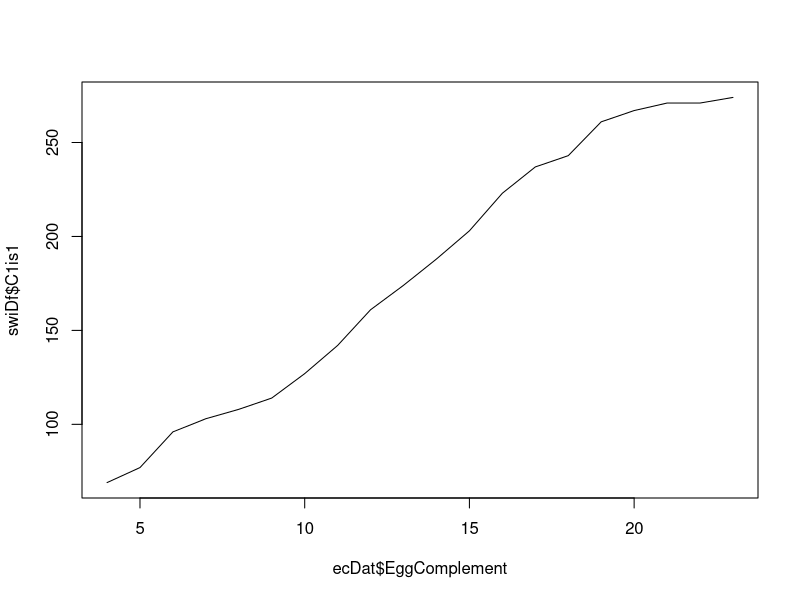
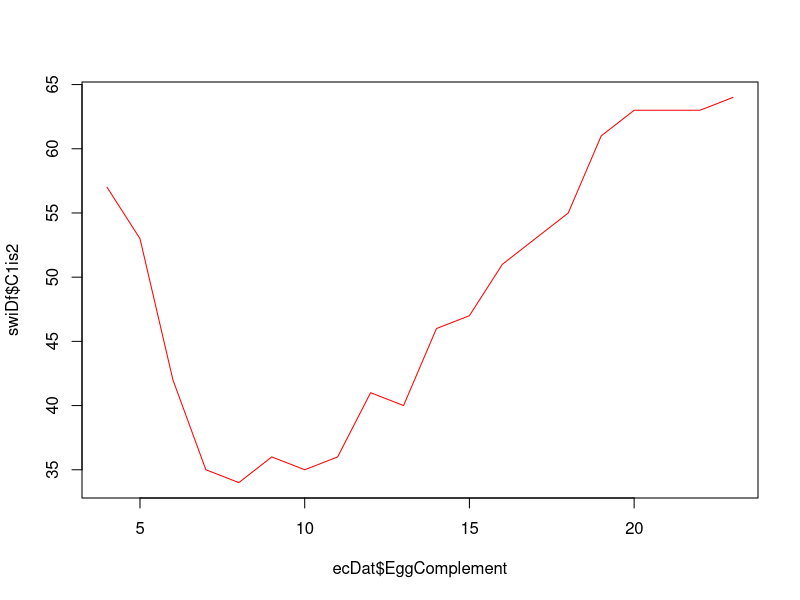
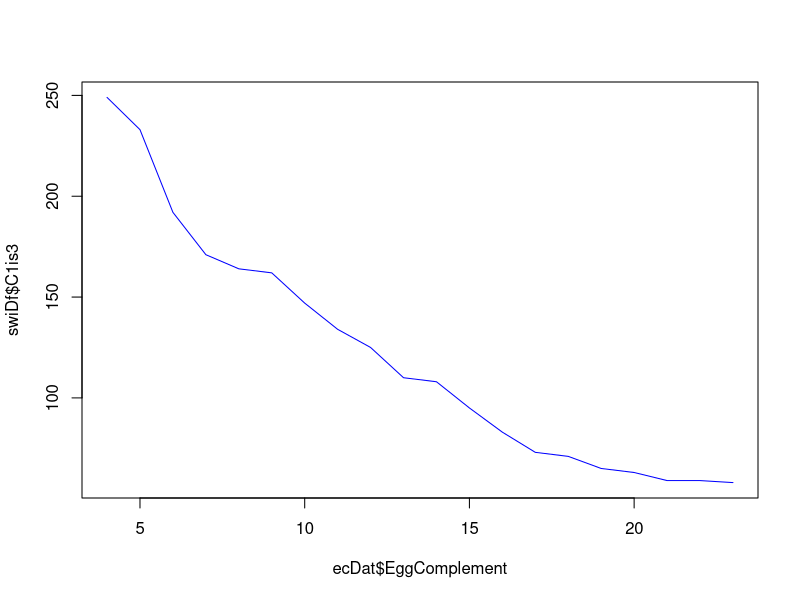
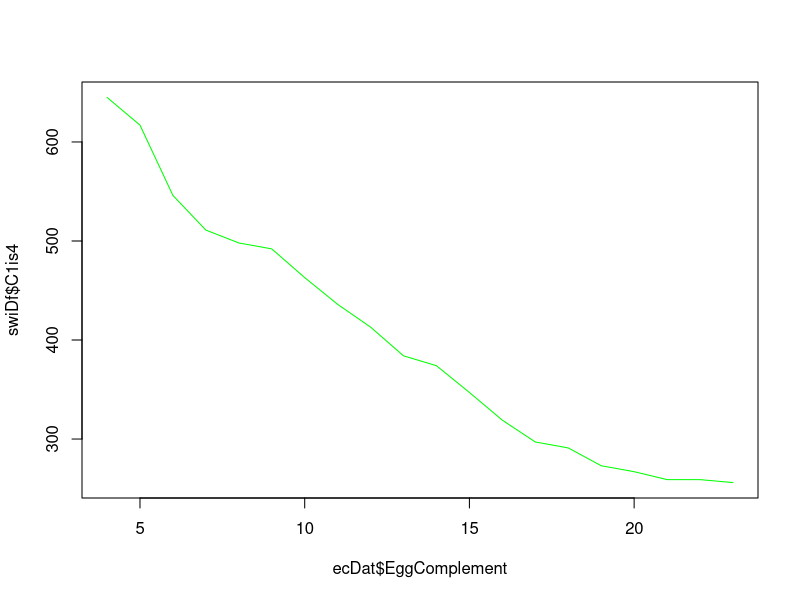
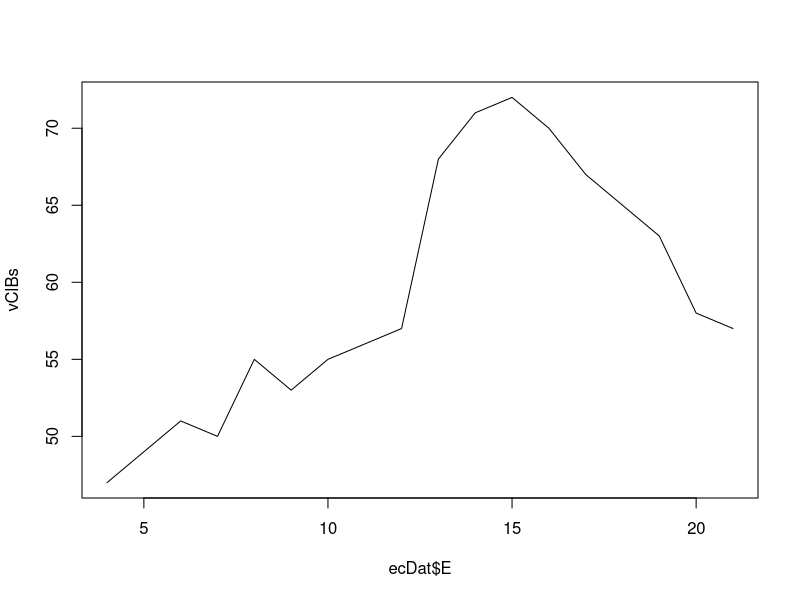

The R script that drew these images, in order:
## ---- chunk 1
knitr::opts_chunk$set(echo = TRUE)
library(tidyverse)
## ---- chunk 2
ecDat<-read.csv("table_6_1.csv")

head(ecDat)

## ---- chunk 3

wtSSQ<-function(cf){
 
  sum2<-0
  
  for(i in 1:nrow(ecDat)){
  
    sum1<-0
      
    for(j in 1:4){
        eq<-((j-cf)^2)*(ecDat[i,j+1])
        sum1<-sum1+eq
    }
  
    sum2<-sum2+sum1
  }
  return(sum2)
}

ssq1=wtSSQ(1)
ssq2=wtSSQ(2)
ssq3=wtSSQ(3)
ssq4=wtSSQ(4)

ssqDF<-data.frame(cf=c(1,2,3,4),
                  ssq=c(ssq1,ssq2,ssq3,ssq4)) %>%
  mutate(compare=ssq/sum(ecDat[,2:ncol(ecDat)]))

ssqDF

## ---- chunk 4

c1<-1:4

swiDf<-data.frame(matrix(nrow=20,ncol=4))

swiSSQ<-function(clch,swi){
 
  c1<-clch
  c2<-clch+1
  
  sum2<-0
  
  for(i in 1:nrow(ecDat)){
  
    sum1<-0
      
    for(j in 1:4){
      ce<-ifelse((i+3)>swi,c2,c1)
      
      eq<-((j-ce)^2)*(ecDat[i,j+1])
      
      sum1<-sum1+eq
    }
  
    sum2<-sum2+sum1
  }
  return(sum2)
}

swiDf[,1]<-sapply(ecDat$EggComplement,function(x) swiSSQ(1,x))
swiDf[,2]<-sapply(ecDat$EggComplement,function(x) swiSSQ(2,x))
swiDf[,3]<-sapply(ecDat$EggComplement,function(x) swiSSQ(3,x))
swiDf[,4]<-sapply(ecDat$EggComplement,function(x) swiSSQ(4,x))

colnames(swiDf)=c("C1is1","C1is2","C1is3","C1is4")

plot(ecDat$EggComplement,swiDf$C1is1,type="l")
plot(ecDat$EggComplement,swiDf$C1is2,type="l",col="red")
plot(ecDat$EggComplement,swiDf$C1is3,type="l",col="blue")
plot(ecDat$EggComplement,swiDf$C1is4,type="l",col="green")

which.min(swiDf$C1is2)+3
## ---- chunk 5
rawDat<-data.frame(E=numeric(), C=numeric())

for(i in 1:nrow(ecDat)){
  for(j in 2:ncol(ecDat)) {
    newDF<-data.frame(E=rep(ecDat[i,1],ecDat[i,j]),
                      C=rep(j-1,ecDat[i,j]))
    rawDat<-rbind(rawDat,newDF)
  }
}
head(rawDat)
## ---- chunk 6

rawVec<-apply(rawDat,1,function(x) paste(x[1],x[2]))

bsVec<-sample(rawVec,replace = T)

bsDf<-data.frame(E=sapply(strsplit(bsVec," "),function(x) x[1]),
                 C=sapply(strsplit(bsVec," "),function(x) x[2]))
## ---- chunk 7
ecDat<-data.frame(table(bsDf)) %>%
  spread(key=C,value=Freq) %>%
  mutate(E=as.numeric(E)+3) %>%
  arrange(E)

ssqBs2=wtSSQ(2)
ssqBs3=wtSSQ(3)

ssqBS<-data.frame(cf=c(2,3),
                  ssq=c(ssq2,ssq3)) %>%
  mutate(compare=ssq/sum(ecDat[,2:ncol(ecDat)]))

ssqBS

## ---- chunk 8

vClBs<-sapply(ecDat$E,function(x) swiSSQ(2,x))

plot(ecDat$E,vClBs,type="l")

which.min(vClBs)+3

